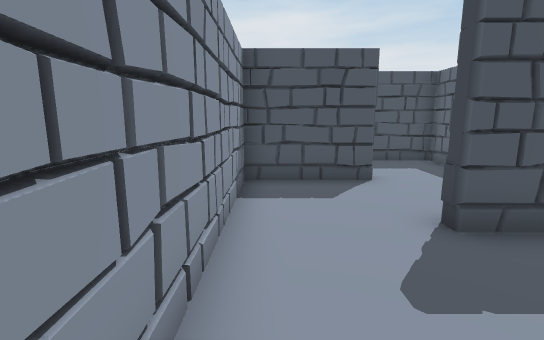
view 1 (above)

24 first-person views from a walk through a scene from a Unity 3-D project. The camera is 1.5 m above the floor, tilts 10° down and sees 85° across. The floor is counted in squares, 1 m on a side. Each view is taken from the middle of a square. On the plan, view 1 faces up. The plan holds only what a view shows up to about 15 squares ahead; the rest is blank. Some surface patterns are stand-ins.

view 2
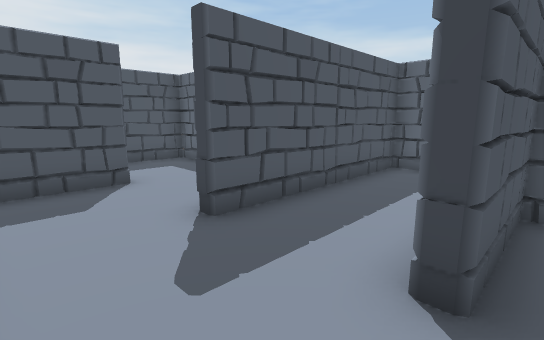

view 3
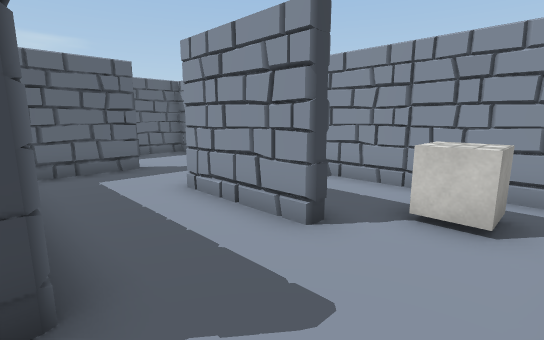

view 4
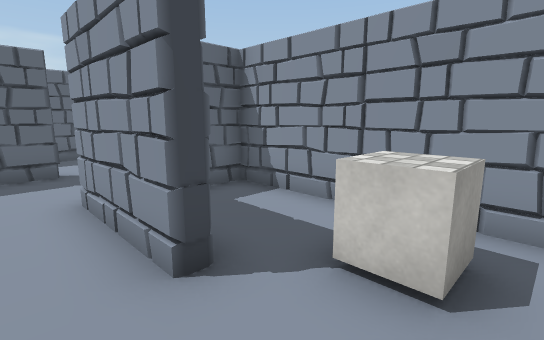

view 5
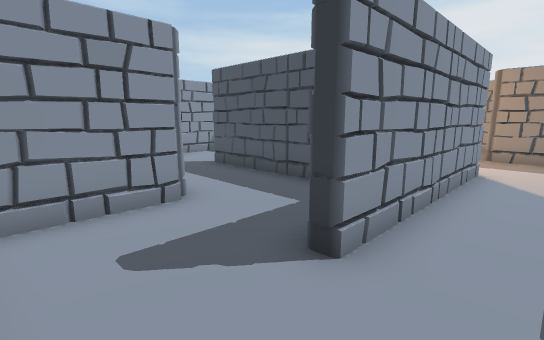

view 6
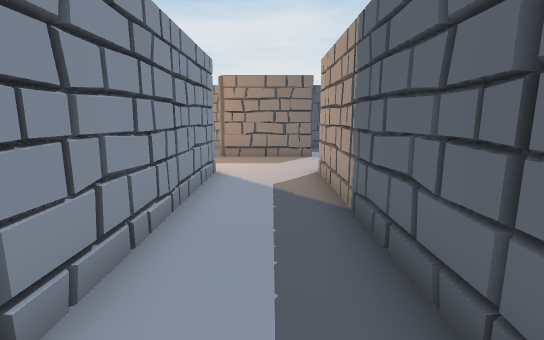

view 7
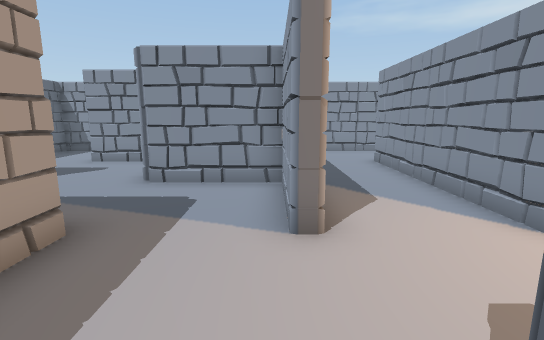

view 8
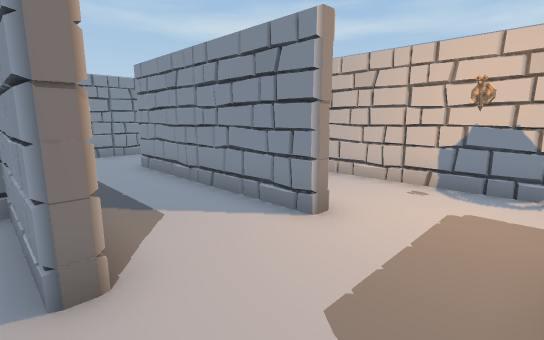

view 9
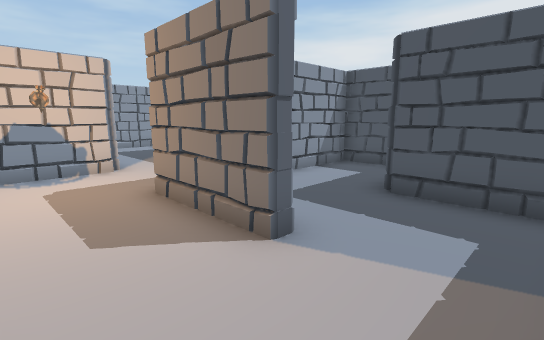

view 10
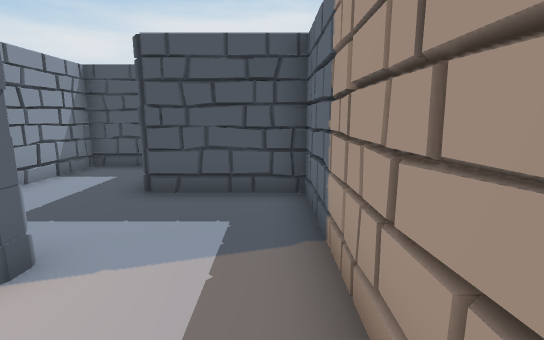

view 11
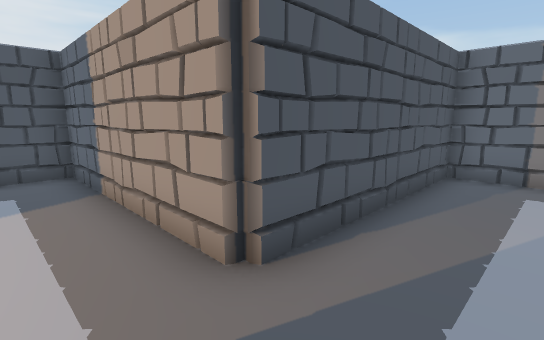

view 12
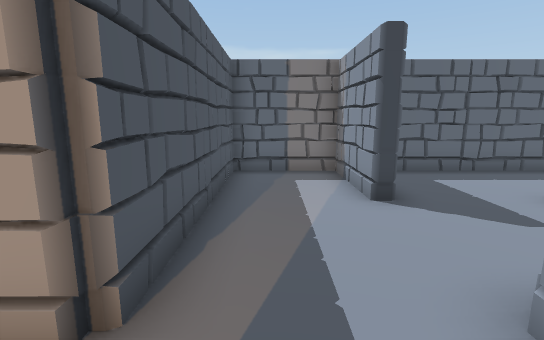

view 13
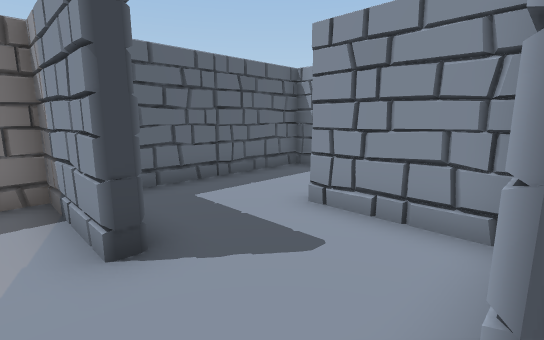

view 14
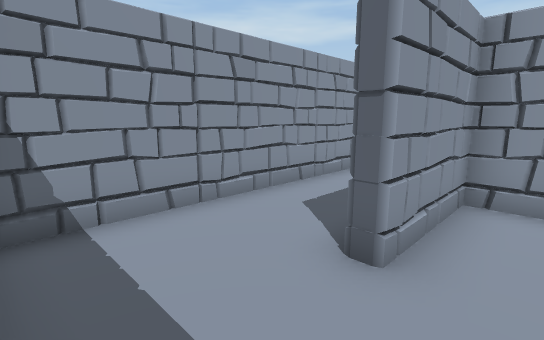

view 15
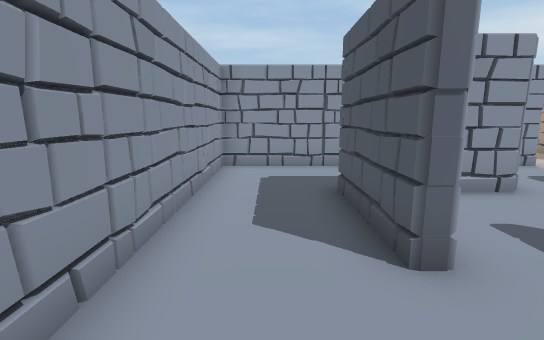

view 16
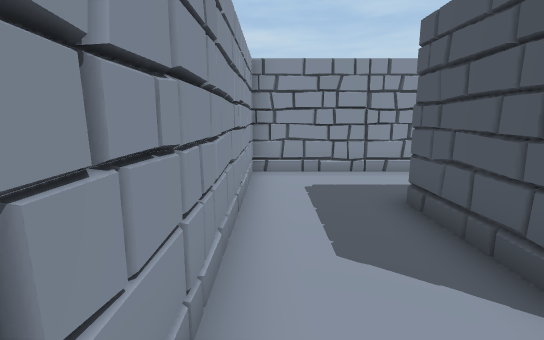

view 17
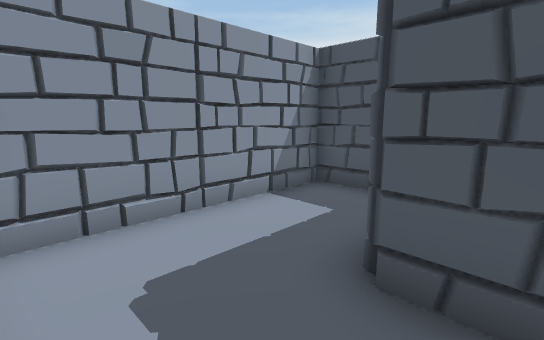

view 18
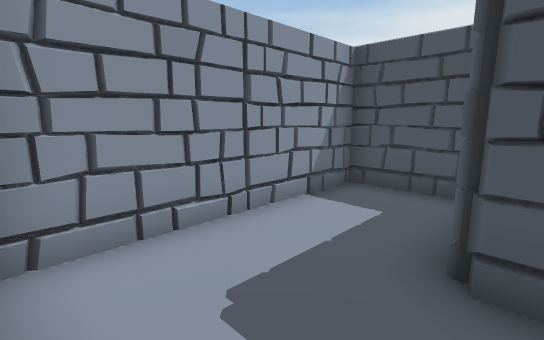

view 19
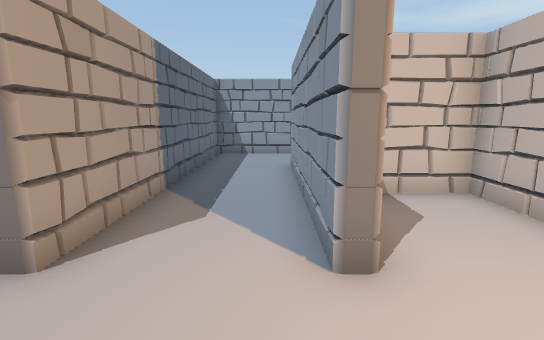

view 20
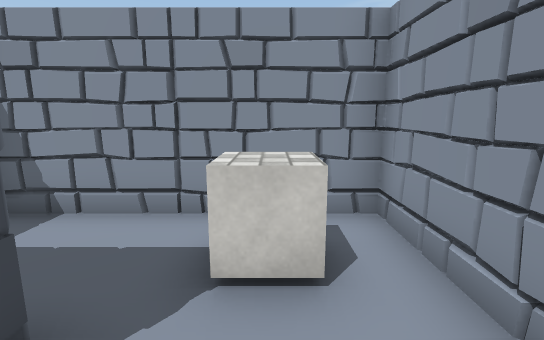

view 21
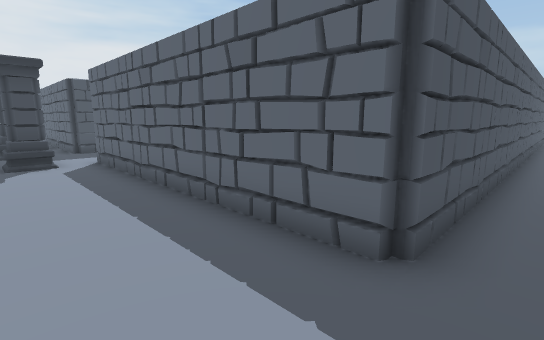

view 22
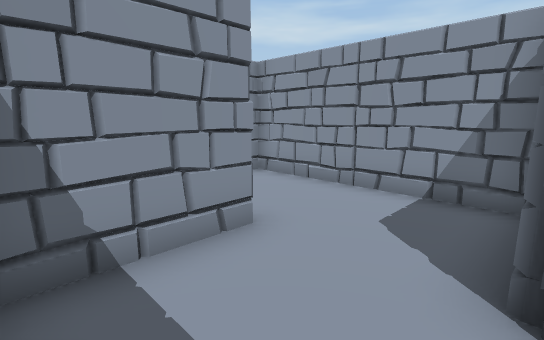

view 23
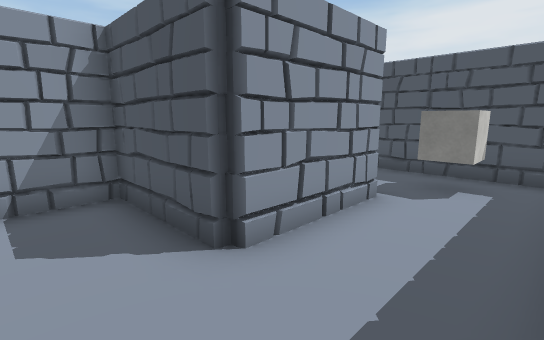

view 24
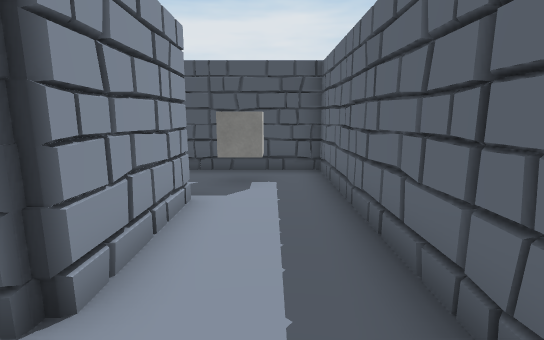

### Floor plan
Ten units are one square. View 1 is at (0, 0); x grows to the right and y downward. Boxes are objects, and circles mark ways between rooms. Rooms are numbered by the first view taken in them; rooms with no view inside come last. Other rooms are left out.
<svg viewBox="-40 -212 269 247">
<path fill="none" stroke="#000" d="M56 -4 24 -4M44 -40 40 -36M24 -8 60 -8 60 20M89 -24 92 -28M89 -5 89 -37 24 -37M95 -19 92 -15M81 25 123 25 123 -74M95 -53 92 -49M25 -71 -7 -71 -7 25 56 25 56 16M94 -74 94 -5M125 -105 91 -105M128 -74 128 -64M157 -71 157 -138 125 -138M60 -107 60 -42 79 -42M128 -64 128 -42 161 -42M193 -4 159 -4M192 -42 224 -42 224 -71 157 -71M161 -42 161 -8 192 -8M143 -37 128 -37 128 25 224 25 224 -26M129 -19 126 -15M-2 -105 -7 -105 -11 -108 -11 -146M56 -94 56 -105 35 -105M164 30 -11 30 -11 -73M195 -175 195 -138M-7 -139 -7 -129M195 -142 191 -137M212 -207 208 -204M206 -109 220 -109M224 -134 224 -205 179 -205M192 -109 206 -109M195 -138 161 -138 161 -75M97 -166 93 -163M118 -172 94 -172 94 -110"/>
<rect x="5" y="5" width="10" height="10" fill="#bbb"><title>other object</title></rect>
<rect x="75" y="-95" width="10" height="10" fill="#bbb"><title>other object</title></rect>
<rect x="-35" y="-75" width="10" height="10" fill="#bbb"><title>other object</title></rect>
<rect x="-35" y="-115" width="10" height="10" fill="#bbb"><title>other object</title></rect>
<rect x="195" y="-195" width="20" height="10" fill="#bbb"><title>other object</title></rect>
<circle cx="105" cy="-70" r="3" fill="#2a7"/>
<circle cx="35" cy="-55" r="3" fill="#2a7"/>
<circle cx="145" cy="-70" r="3" fill="#2a7"/>
<circle cx="75" cy="-110" r="3" fill="#2a7"/>
<circle cx="120" cy="-125" r="3" fill="#2a7"/>
<circle cx="160" cy="-55" r="3" fill="#2a7"/>
<circle cx="195" cy="-125" r="3" fill="#2a7"/>
<text x="50" y="-20">1</text>
<text x="110" y="-90">2</text>
<text x="150" y="-60">3</text>
<text x="180" y="-20">4</text>
<text x="20" y="-90">5</text>
<text x="90" y="-180">6</text>
<text x="180" y="-100">7</text>
<text x="100" y="-140">8</text>
</svg>
Room 1 opens to room 2. Room 1 opens to room 5. Room 2 opens to room 3. Room 2 opens to room 6. Room 2 opens to room 8. Room 3 opens to room 4. Room 6 opens to room 7.

Where each view was taken, in squares from view 1:
view 1: 0 up, 0 right, facing up
view 2: 0 up, 0 right, facing up-right
view 3: 4 up, 0 right, facing down-right
view 4: 2 up, 0 right, facing down-right
view 5: 2 down, 11 right, facing up-left
view 6: 1 down, 11 right, facing up
view 7: 11 up, 13 right, facing down
view 8: 10 up, 13 right, facing down-left
view 9: 8 up, 15 right, facing up-left
view 10: 8 up, 15 right, facing up
view 11: 5 up, 14 right, facing up-right
view 12: 6 up, 14 right, facing right
view 13: 5 up, 16 right, facing down-right
view 14: 2 up, 22 right, facing down-left
view 15: 1 down, 22 right, facing left
view 16: 2 down, 21 right, facing left
view 17: 2 down, 17 right, facing up-left
view 18: 11 up, 13 right, facing up-left
view 19: 10 up, 10 right, facing down
view 20: 2 up, 1 right, facing down
view 21: 4 down, 4 left, facing up-right
view 22: 14 up, 22 right, facing down-left
view 23: 12 up, 22 right, facing up-left
view 24: 12 up, 21 right, facing up
